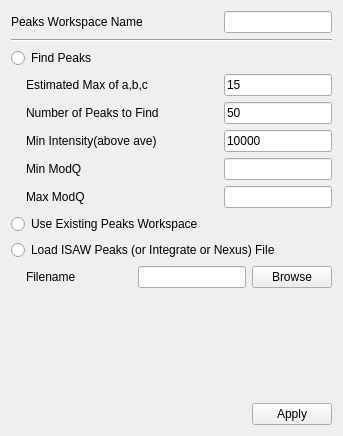
          <widget class="QWidget" name="scrollAreaWidgetContents_2">
           <property name="geometry">
            <rect>
             <x>0</x>
             <y>0</y>
             <width>343</width>
             <height>436</height>
            </rect>
           </property>
           <layout class="QVBoxLayout" name="verticalLayout_10">
            <item>
             <layout class="QHBoxLayout" name="horizontalLayout_10">
              <item>
               <widget class="QLabel" name="PeaksWorkspace_lbl">
                <property name="text">
                 <string>Peaks Workspace Name</string>
                </property>
               </widget>
              </item>
              <item>
               <spacer name="horizontalSpacer_18">
                <property name="orientation">
                 <enum>Qt::Horizontal</enum>
                </property>
                <property name="sizeHint" stdset="0">
                 <size>
                  <width>40</width>
                  <height>20</height>
                 </size>
                </property>
               </spacer>
              </item>
              <item>
               <widget class="QLineEdit" name="PeaksWorkspace_ledt">
                <property name="toolTip">
                 <string>Name of the peaks workspace to use.  This name is set by default,&lt;br&gt; if data is loaded from an event file and mapped to an MD workspace on the Select Data tab.</string>
                </property>
               </widget>
              </item>
             </layout>
            </item>
            <item>
             <widget class="Line" name="line_2">
              <property name="orientation">
               <enum>Qt::Horizontal</enum>
              </property>
             </widget>
            </item>
            <item>
             <widget class="QRadioButton" name="FindPeaks_rbtn">
              <property name="toolTip">
               <string>Search through the MD workspace to find Bragg peaks.</string>
              </property>
              <property name="text">
               <string>Find Peaks</string>
              </property>
             </widget>
            </item>
            <item>
             <layout class="QHBoxLayout" name="horizontalLayout_11">
              <item>
               <spacer name="horizontalSpacer_9">
                <property name="orientation">
                 <enum>Qt::Horizontal</enum>
                </property>
                <property name="sizeType">
                 <enum>QSizePolicy::Fixed</enum>
                </property>
                <property name="sizeHint" stdset="0">
                 <size>
                  <width>15</width>
                  <height>0</height>
                 </size>
                </property>
               </spacer>
              </item>
              <item>
               <widget class="QLabel" name="MaxABC_lbl">
                <property name="text">
                 <string>Estimated Max of a,b,c</string>
                </property>
               </widget>
              </item>
              <item>
               <spacer name="horizontalSpacer_14">
                <property name="orientation">
                 <enum>Qt::Horizontal</enum>
                </property>
                <property name="sizeHint" stdset="0">
                 <size>
                  <width>40</width>
                  <height>20</height>
                 </size>
                </property>
               </spacer>
              </item>
              <item>
               <widget class="QLineEdit" name="MaxABC_ledt">
                <property name="sizePolicy">
                 <sizepolicy hsizetype="Fixed" vsizetype="Fixed">
                  <horstretch>0</horstretch>
                  <verstretch>0</verstretch>
                 </sizepolicy>
                </property>
                <property name="toolTip">
                 <string>Estimated maximum for real&lt;br&gt; space cell edge length in Angstroms.  This is used to get an approximate lower bound on the possible distances between peaks.</string>
                </property>
                <property name="text">
                 <string>15</string>
                </property>
               </widget>
              </item>
             </layout>
            </item>
            <item>
             <layout class="QHBoxLayout" name="horizontalLayout_12">
              <item>
               <spacer name="horizontalSpacer_11">
                <property name="orientation">
                 <enum>Qt::Horizontal</enum>
                </property>
                <property name="sizeType">
                 <enum>QSizePolicy::Fixed</enum>
                </property>
                <property name="sizeHint" stdset="0">
                 <size>
                  <width>15</width>
                  <height>20</height>
                 </size>
                </property>
               </spacer>
              </item>
              <item>
               <widget class="QLabel" name="NumToFind_lbl">
                <property name="text">
                 <string>Number of Peaks to Find</string>
                </property>
               </widget>
              </item>
              <item>
               <spacer name="horizontalSpacer_15">
                <property name="orientation">
                 <enum>Qt::Horizontal</enum>
                </property>
                <property name="sizeHint" stdset="0">
                 <size>
                  <width>40</width>
                  <height>20</height>
                 </size>
                </property>
               </spacer>
              </item>
              <item>
               <widget class="QLineEdit" name="NumToFind_ledt">
                <property name="sizePolicy">
                 <sizepolicy hsizetype="Fixed" vsizetype="Fixed">
                  <horstretch>0</horstretch>
                  <verstretch>0</verstretch>
                 </sizepolicy>
                </property>
                <property name="toolTip">
                 <string>Maximum number of peaks to find.  Boxes with progressively&lt;br&gt; lower local intensity will be tried, until the specified number of peaks is found, or until the intensity falls below the specified Min Intensity.</string>
                </property>
                <property name="text">
                 <string>50</string>
                </property>
               </widget>
              </item>
             </layout>
            </item>
            <item>
             <layout class="QHBoxLayout" name="horizontalLayout_13">
              <item>
               <spacer name="horizontalSpacer_12">
                <property name="orientation">
                 <enum>Qt::Horizontal</enum>
                </property>
                <property name="sizeType">
                 <enum>QSizePolicy::Fixed</enum>
                </property>
                <property name="sizeHint" stdset="0">
                 <size>
                  <width>15</width>
                  <height>20</height>
                 </size>
                </property>
               </spacer>
              </item>
              <item>
               <widget class="QLabel" name="MinIntensity_lbl">
                <property name="text">
                 <string>Min Intensity(above ave)</string>
                </property>
               </widget>
              </item>
              <item>
               <spacer name="horizontalSpacer_16">
                <property name="orientation">
                 <enum>Qt::Horizontal</enum>
                </property>
                <property name="sizeHint" stdset="0">
                 <size>
                  <width>40</width>
                  <height>20</height>
                 </size>
                </property>
               </spacer>
              </item>
              <item>
               <widget class="QLineEdit" name="MinIntensity_ledt">
                <property name="sizePolicy">
                 <sizepolicy hsizetype="Fixed" vsizetype="Fixed">
                  <horstretch>0</horstretch>
                  <verstretch>0</verstretch>
                 </sizepolicy>
                </property>
                <property name="toolTip">
                 <string>Lower bound on the local intensity of MD boxes to consider as possible peaks, expressed as a multiple of the overall average intensity of the entire MD workspace region.  Boxes with progressively&lt;br&gt; lower local intensity will be tried, until the specified number of peaks is found, or until the intensity falls below the specified Min Intensity.</string>
                </property>
                <property name="text">
                 <string>10000</string>
                </property>
               </widget>
              </item>
             </layout>
            </item>
            <item>
             <layout class="QHBoxLayout" name="horizontalLayout_113">
              <item>
               <spacer name="horizontalSpacer_112">
                <property name="orientation">
                 <enum>Qt::Horizontal</enum>
                </property>
                <property name="sizeType">
                 <enum>QSizePolicy::Fixed</enum>
                </property>
                <property name="sizeHint" stdset="0">
                 <size>
                  <width>15</width>
                  <height>20</height>
                 </size>
                </property>
               </spacer>
              </item>
              <item>
               <widget class="QLabel" name="MinQPeaks_lbl">
                <property name="text">
                 <string>Min ModQ</string>
                </property>
               </widget>
              </item>
              <item>
               <spacer name="horizontalSpacer_116">
                <property name="orientation">
                 <enum>Qt::Horizontal</enum>
                </property>
                <property name="sizeHint" stdset="0">
                 <size>
                  <width>40</width>
                  <height>20</height>
                 </size>
                </property>
               </spacer>
              </item>
              <item>
               <widget class="QLineEdit" name="MinQPeaks_ledt">
                <property name="sizePolicy">
                 <sizepolicy hsizetype="Fixed" vsizetype="Fixed">
                  <horstretch>0</horstretch>
                  <verstretch>0</verstretch>
                 </sizepolicy>
                </property>
                <property name="toolTip">
                 <string>Lower bound on mod Q for peaks.</string>
                </property>
               </widget>
              </item>
             </layout>
            </item>
            <item>
             <layout class="QHBoxLayout" name="horizontalLayout_213">
              <item>
               <spacer name="horizontalSpacer_212">
                <property name="orientation">
                 <enum>Qt::Horizontal</enum>
                </property>
                <property name="sizeType">
                 <enum>QSizePolicy::Fixed</enum>
                </property>
                <property name="sizeHint" stdset="0">
                 <size>
                  <width>15</width>
                  <height>20</height>
                 </size>
                </property>
               </spacer>
              </item>
              <item>
               <widget class="QLabel" name="MaxQPeaks_lbl">
                <property name="text">
                 <string>Max ModQ</string>
                </property>
               </widget>
              </item>
              <item>
               <spacer name="horizontalSpacer_216">
                <property name="orientation">
                 <enum>Qt::Horizontal</enum>
                </property>
                <property name="sizeHint" stdset="0">
                 <size>
                  <width>40</width>
                  <height>20</height>
                 </size>
                </property>
               </spacer>
              </item>
              <item>
               <widget class="QLineEdit" name="MaxQPeaks_ledt">
                <property name="sizePolicy">
                 <sizepolicy hsizetype="Fixed" vsizetype="Fixed">
                  <horstretch>0</horstretch>
                  <verstretch>0</verstretch>
                 </sizepolicy>
                </property>
                <property name="toolTip">
                 <string>Upper bound on mod Q for peaks.</string>
                </property>
               </widget>
              </item>
             </layout>
            </item>
            <item>
             <widget class="QRadioButton" name="UseExistingPeaksWorkspace_rbtn">
              <property name="toolTip">
               <string>Use a peaks workspace with peaks that have been&lt;br&gt; been previously found, predicted, or loaded. </string>
              </property>
              <property name="text">
               <string>Use Existing Peaks Workspace</string>
              </property>
             </widget>
            </item>
            <item>
             <widget class="QRadioButton" name="LoadIsawPeaks_rbtn">
              <property name="toolTip">
               <string>Load the peaks workspace from a file of peaks&lt;br&gt; that have been previously found or predicted.</string>
              </property>
              <property name="text">
               <string>Load ISAW Peaks (or Integrate or Nexus) File</string>
              </property>
             </widget>
            </item>
            <item>
             <layout class="QHBoxLayout" name="horizontalLayout_14">
              <item>
               <spacer name="horizontalSpacer_13">
                <property name="orientation">
                 <enum>Qt::Horizontal</enum>
                </property>
                <property name="sizeType">
                 <enum>QSizePolicy::Fixed</enum>
                </property>
                <property name="sizeHint" stdset="0">
                 <size>
                  <width>15</width>
                  <height>20</height>
                 </size>
                </property>
               </spacer>
              </item>
              <item>
               <widget class="QLabel" name="SelectPeaksFile_lbl">
                <property name="text">
                 <string>Filename</string>
                </property>
               </widget>
              </item>
              <item>
               <spacer name="horizontalSpacer_17">
                <property name="orientation">
                 <enum>Qt::Horizontal</enum>
                </property>
                <property name="sizeHint" stdset="0">
                 <size>
                  <width>40</width>
                  <height>20</height>
                 </size>
                </property>
               </spacer>
              </item>
              <item>
               <widget class="QLineEdit" name="SelectPeaksFile_ledt">
                <property name="toolTip">
                 <string>Name of the peaks file that should be loaded.</string>
                </property>
               </widget>
              </item>
              <item>
               <widget class="QPushButton" name="SelectPeaksFile_btn">
                <property name="toolTip">
                 <string>Browse for the file of peaks to load.</string>
                </property>
                <property name="text">
                 <string>Browse</string>
                </property>
               </widget>
              </item>
             </layout>
            </item>
            <item>
             <spacer name="verticalSpacer_2">
              <property name="orientation">
               <enum>Qt::Vertical</enum>
              </property>
              <property name="sizeHint" stdset="0">
               <size>
                <width>20</width>
                <height>20</height>
               </size>
              </property>
             </spacer>
            </item>
            <item>
             <layout class="QHBoxLayout" name="horizontalLayout_15">
              <item>
               <spacer name="horizontalSpacer_8">
                <property name="orientation">
                 <enum>Qt::Horizontal</enum>
                </property>
                <property name="sizeHint" stdset="0">
                 <size>
                  <width>40</width>
                  <height>20</height>
                 </size>
                </property>
               </spacer>
              </item>
              <item>
               <widget class="QPushButton" name="ApplyFindPeaks_btn">
                <property name="toolTip">
                 <string>Proceed to actually get the&lt;br&gt; peaks or use the existing peaks, as specified..</string>
                </property>
                <property name="text">
                 <string>Apply</string>
                </property>
               </widget>
              </item>
             </layout>
            </item>
           </layout>
          </widget>
